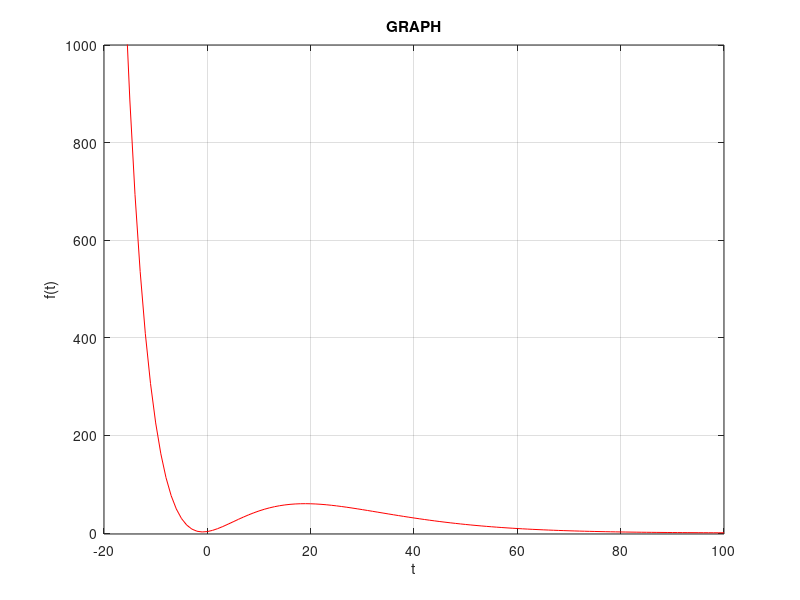

The MATLAB script that drew this image:
clear all
clc
t=[-100:1:100]
a=1
b=2
c=3
beta=10
y=(a*power(t,2)+b*t+c).*exp((-t)/beta)
plot(t,y,'r')
grid on
xlabel('t')
ylabel('f(t)')
title('GRAPH')
axis([-20 100 -2 1000])

